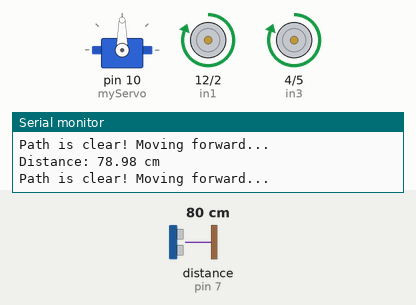
Bench run of a sketch on a simulated Arduino Uno, built with avr-gcc and run on an emulated ATmega328P. On the bench: servo, motor-driver pin pairs drawn as motors (green arrow = first pin HIGH = forward, orange = second pin HIGH = backward, longer = more drive, scaled by the enable pin), the last lines printed to the serial monitor. Wiring (inferred from the names in the program): ultrasonic range finder: trigger pin 6; echo pin 7. The test bench sets the inputs (shaded band); at power-on: distance to the obstacle (sensor on pin 7) 80 cm. The echo pulse lasts 58.3 µs per cm.

Above: at 1.2 s.
1.3 s: distance to the obstacle (sensor on pin 7) set to 28 cm
4.3 s: distance to the obstacle (sensor on pin 7) set to 23 cm
At 5.3 s:
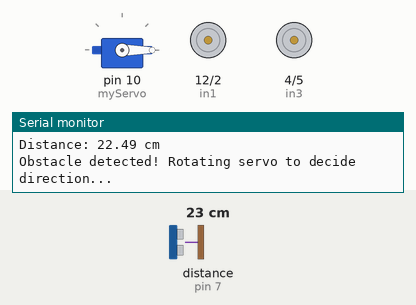
7.3 s: distance to the obstacle (sensor on pin 7) set to 35 cm
At 7.76 s:
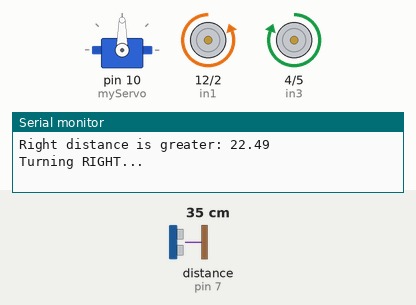
9.4 s: distance to the obstacle (sensor on pin 7) set to 9 cm
At 11.0 s:
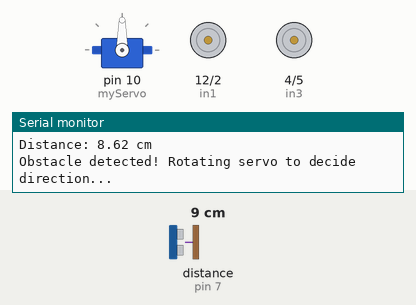
Timing chart, 0 to 16.4 s (numbered marks = the images above; inputs shaded):
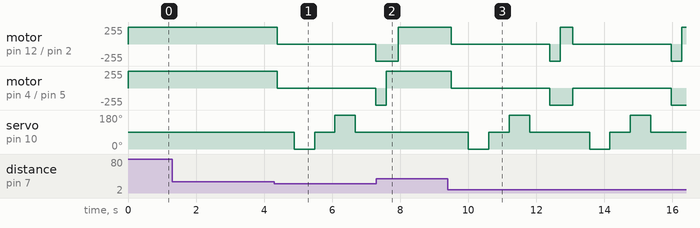

The sketch:

ObstacleAvoidanceCar.ino
```cpp
#include <Servo.h>

//moteur 1
#define enA 11
#define in1 12
#define in2 2

//moteur 2
#define enB 3
#define in3 4
#define in4 5

//ultrasonic
#define TRIG_PIN 6
#define ECHO_PIN 7


const int OBSTACLE_DISTANCE = 25; // Distance for obstacle detection in cm
Servo myServo;

enum go { LEFT, RIGHT };       // Enum to represent direction choices (LEFT or RIGHT)

/**
 * setup - Initialize the components
 *
 * Description:
 *      This function sets up the pins as input or output, attaches the servo to its pin,
 */
void setup() {
    // Ultrasonic sensor pins
    pinMode(TRIG_PIN, OUTPUT);
    pinMode(ECHO_PIN, INPUT);

    // Servo motor setup
    myServo.attach(10);         // Attach the servo motor to pin 10
    myServo.write(90);          // Initialize the servo at the center position (90°)

    // Motor control pins setup
    pinMode(enA, OUTPUT);
    pinMode(in1, OUTPUT);
    pinMode(in2, OUTPUT);

    pinMode(enB, OUTPUT);
    pinMode(in3, OUTPUT);
    pinMode(in4, OUTPUT);

    Serial.begin(9600);         // Start serial communication at 9600 baud
}

/**
 * loop - Main program loop
 *
 * Description:
 *      Continuously measures the distance using the ultrasonic sensor. If an obstacle
 *      is detected within the threshold distance, the car will rotate its servo to
 *      decide the best direction and adjust the motor direction accordingly.
 */
void loop() {
    float distance = measureDistance();

    Serial.print("Distance: ");
    Serial.print(distance);
    Serial.println(" cm");

    if (distance <= OBSTACLE_DISTANCE) {
        Serial.println("Obstacle detected! Rotating servo to decide direction...");

        rotateServo180();
    }
    else
    {
        Serial.println("Path is clear! Moving forward...");
        setMotorsForward(); // Move forward if no obstacle is detected
    }

    delay(100); // Short delay for stability
}


/**
 * rotateServo180 - Rotate the servo to decide the best direction
 *
 * Description:
 *      This function rotates the servo motor to look both left and right,
 *      measures the distances in those directions, determines the best direction,
 *      and sets the motor direction accordingly.
 */
void rotateServo180() {

    stopMotors();
    delay(500);
    float rightDistance = lookRight();  // Measure distance to the right
    delay(500);
    float leftDistance = lookLeft();   // Measure distance to the left
    delay(500);

    go BestDirection = rightDirection(rightDistance, leftDistance); // Decide best direction
    setMotorDirection(BestDirection);  // Adjust motor direction
}


/**
 * lookRight - Rotate servo to the right and measure distance
 *
 * Return: Distance to the right in cm
 *
 * Description:
 *      This function rotates the servo to the right, measures the distance,
 *      and resets the servo to its center position.
 */
float lookRight() {
    myServo.write(0);  // Rotate servo to the right
    delay(500);
    float distance = measureDistance(); // Measure distance
    delay(100);
    myServo.write(90);  // Reset servo to center
    delay(100);
    return distance;
}

/**
 * lookLeft - Rotate servo to the left and measure distance
 *
 * Return: Distance to the left in cm
 *
 * Description:
 *      This function rotates the servo to the left, measures the distance,
 *      and resets the servo to its center position.
 */
float lookLeft() {
    myServo.write(180); // Rotate servo to the left
    delay(500);
    float distance = measureDistance(); // Measure distance
    delay(100);
    myServo.write(90);  // Reset servo to center
    delay(100);
    return distance;
}


/**
 * rightDirection - Determine the best direction based on distances
 * @RD: Distance to the right
 * @LD: Distance to the left
 *
 * Return: RIGHT if the right distance is greater, otherwise LEFT
 *
 * Description:
 *      Compares the distances to the left and right and decides the best
 *      direction to move to avoid the obstacle.
 */
go rightDirection(float RD, float LD) {
    if (RD >= LD) {
        Serial.print("Right distance is greater: ");
        Serial.println(RD);
        return RIGHT;
    }
    Serial.print("Left distance is greater: ");
    Serial.println(LD);
    return LEFT;
}


/**
 * measureDistance - Measure distance using the ultrasonic sensor
 *
 * Return: The distance to the nearest object in cm
 *
 * Description:
 *      This function triggers the ultrasonic sensor to send a pulse, calculates
 *      the time taken for the echo to return, and converts it into a distance.
 */
float measureDistance() {
    digitalWrite(TRIG_PIN, LOW);
    delayMicroseconds(2);
    digitalWrite(TRIG_PIN, HIGH);
    delayMicroseconds(10);
    digitalWrite(TRIG_PIN, LOW);

    float duration = pulseIn(ECHO_PIN, HIGH);  // Measure the pulse duration
    return duration * 0.034 / 2;              // Convert duration to distance in cm
}


/**
 * setMotorDirection - Adjust the motor direction based on the decision
 * @D: The direction to move (LEFT or RIGHT)
 *
 * Description:
 *      This function sets the motor pins to move the robot in the chosen direction
 *      for a predefined amount of time.
 */
void setMotorDirection(go D) {
    setMotorsBackward();
    delay(300);
    stopMotors();
    if (D == RIGHT) {
        rotationRight();
        Serial.println("Turning RIGHT...");

    }
    else if (D == LEFT){
        rotationLeft();
        Serial.println("Turning LEFT...");
    }
    else
    {
      Serial.println("Invalid direction! No action taken.");
    }

    delay(250);
}


/*motor functions*/

/**
 * stopMotors - Stops all motors by setting their control pins to LOW and disabling PWM speed.
 *
 * Description:
 *      This function ensures that all motors stop immediately by setting their control pins
 *      to LOW and the enable pins (PWM) to 0. It effectively halts the robot's movement.
 */
void stopMotors() {
    digitalWrite(in1, LOW);
    digitalWrite(in2, LOW);
    digitalWrite(in3, LOW);
    digitalWrite(in4, LOW);
    analogWrite(enA, 0);
    analogWrite(enB, 0);
}

/**
 * setMotorsBackward - Moves the robot backward at full speed.
 *
 * Description:
 *      This function sets both motors to run in reverse by adjusting their control pins.
 *      It uses the `setMotorDirection` function to simplify setting the pins and speed.
 */
void setMotorsBackward() {
    setMotorDirection(in1, in2, enA, LOW, HIGH, 255); // Full speed backward
    setMotorDirection(in3, in4, enB, LOW, HIGH, 255); // Full speed backward
}

/**
 * setMotorsForward - Moves the robot forward at full speed.
 *
 * Description:
 *      This function sets both motors to run forward by adjusting their control pins.
 *      It uses the `setMotorDirection` function to simplify setting the pins and speed.
 */
void setMotorsForward() {
    setMotorDirection(in1, in2, enA, HIGH, LOW, 255); // Full speed forward
    setMotorDirection(in3, in4, enB, HIGH, LOW, 255); // Full speed forward
}

/**
 * rotationRight - Rotates the robot to the right in place.
 *
 * Description:
 *      This function sets one motor to move forward and the other to move backward.
 *      This creates a rotation effect that turns the robot to the right.
 */
void rotationRight() {
    // Set direction pins for both motors first
    digitalWrite(in1, LOW);   // Motor A backward
    digitalWrite(in2, HIGH);
    digitalWrite(in3, HIGH);  // Motor B forward
    digitalWrite(in4, LOW);
    // Enable both motors at full speed
    analogWrite(enA, 255);
    analogWrite(enB, 255);
}

/**
 * rotationLeft - Rotates the robot to the left in place.
 *
 * Description:
 *      This function sets one motor to move backward and the other to move forward.
 *      This creates a rotation effect that turns the robot to the left.
 */
void rotationLeft() {

        // Set direction pins for both motors first
    digitalWrite(in1, HIGH);   // Motor A backward
    digitalWrite(in2, LOW);
    digitalWrite(in3, LOW);  // Motor B forward
    digitalWrite(in4, HIGH);
    // Enable both motors at full speed
    analogWrite(enA, 255);
    analogWrite(enB, 255);
}

/**
 * setMotorDirection - Configures the state and speed of a motor.
 * @pin1: First control pin for the motor
 * @pin2: Second control pin for the motor
 * @enPin: PWM pin to control motor speed
 * @state1: HIGH or LOW state for pin1
 * @state2: HIGH or LOW state for pin2
 * @speed: PWM speed value (0-255)
 *
 * Description:
 *      This function sets the direction and speed of a motor by controlling the states
 *      of its control pins (pin1 and pin2) and applying PWM to the enable pin (enPin).
 */
void setMotorDirection(int pin1, int pin2, int enPin, int state1, int state2, int speed) {
    digitalWrite(pin1, state1);
    digitalWrite(pin2, state2);
    analogWrite(enPin, speed);
}
```

Measured:
- the behaviour switches between 26 and 25 cm on distance to the obstacle (sensor on pin 7) (found by bisection; images 0 and 1)
- after the input at 4.3 s, motor on pin 12 (in1) / pin 2 (in2), motor on pin 4 (in3) / pin 5 (in4): forward 255/255 → stopped after 0.08 s, → backward 255/255 2.9 s later; servo on pin 10 (myServo): 90° → 0° after 0.58 s, → 90° 0.60 s later, → 180° 0.60 s later, → 90° 0.60 s later
- after the input at 7.3 s, motor on pin 12 (in1) / pin 2 (in2): backward 255/255 → forward 255/255 after 0.64 s; motor on pin 4 (in3) / pin 5 (in4): goes on until 7.6 s, then stays forward 255/255; servo on pin 10 (myServo): stays 90° (without the input it goes to 0° after 1.1 s)
- after the input at 9.4 s, motor on pin 12 (in1) / pin 2 (in2): forward 255/255 → stopped after 0.10 s, → backward 255/255 2.9 s later, → forward 255/255 0.30 s later, → stopped 0.36 s later, … (6 changes in this stretch); motor on pin 4 (in3) / pin 5 (in4): alternates backward 255/255 for 0.66 s and stopped for 2.9 s, starting after 0.10 s
